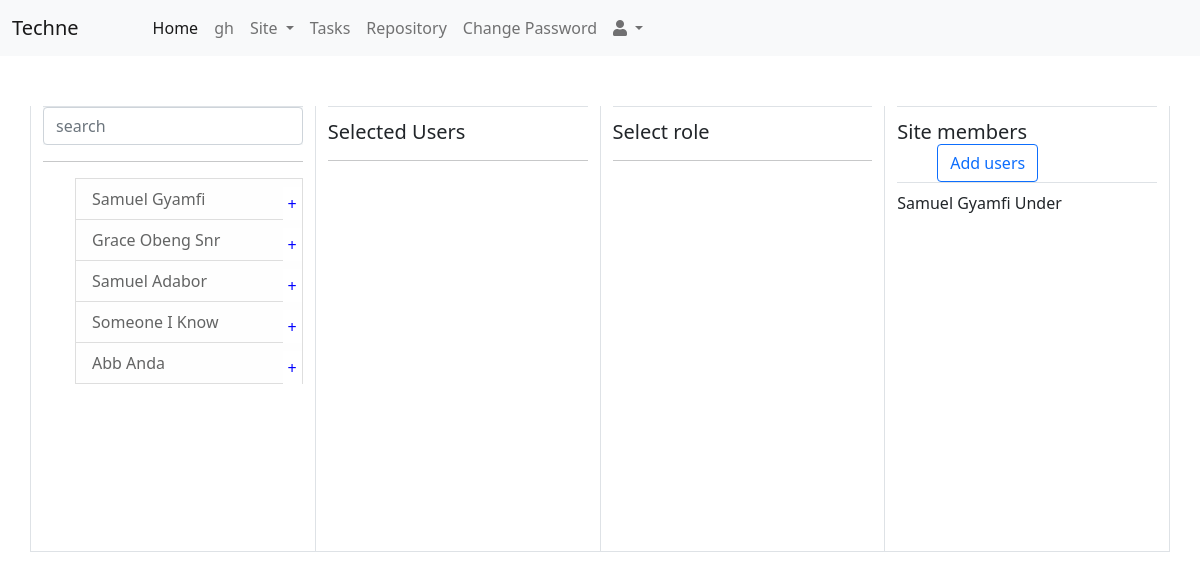
Page /add_site_members/81875640/ (signed in) on the committed database.
### mainapp/models.py (models this page shows, shortened)
class MyUser(AbstractBaseUser):
    id = models.AutoField(primary_key=True)
    username = models.CharField(
        verbose_name='username',
        max_length=255,
        unique=True,
    )
    email = models.EmailField(
        verbose_name='email address',
        max_length=255,
        unique=True,
    )
    firstname = models.CharField(
        verbose_name='firstname',
        max_length=255,
        null=True,
    )
    surname = models.CharField(
        verbose_name='lastname',
        max_length=255,
        null=True,
    )
    othername = models.CharField(
        verbose_name='othername',
        max_length=255,
        null=True,
        blank=True,
    )
    gender = models.CharField(
        verbose_name='gender',
        max_length=255,
        null=True, default='null',
    )
    department = models.ForeignKey(
        Department,
        verbose_name='department',
        null=True,
        on_delete=models.SET_NULL,
    )
    is_active = models.BooleanField(default=True)
    is_admin = models.BooleanField(default=False)
    date_joined = models.DateTimeField(auto_now_add=True)
    objects = MyUserManager()
    USERNAME_FIELD = 'username'
    REQUIRED_FIELDS = ['email']
    def get_full_name(self):
        return self.firstname + " " + self.surname
    class Meta:
        verbose_name_plural = 'Users'

class Siteuserroles(models.Model):
    id = models.AutoField(primary_key=True)
    site = models.ForeignKey('Site', on_delete=models.CASCADE)
    user = models.ForeignKey('MyUser', on_delete=models.CASCADE)
    role = models.CharField(max_length=13)

class Site(models.Model):
    id = models.AutoField(primary_key=True)
    site_id = models.CharField(max_length=100, unique=True)
    site_name = models.CharField(max_length=100)
    site_url = models.CharField(max_length=100, unique=True)
    description = models.TextField()
    site_visibilty = models.CharField(max_length=10,)
    created_at = models.DateTimeField(auto_now_add=True)
    created_by = models.ForeignKey(MyUser, on_delete=models.CASCADE)
    def __str__(self):
        return str(self.site_name)
    class Meta:
        ordering = ['-id']

### mainapp/views.py (the view)
# urls.py: path('add_site_members/<str:pk>/', views.add_site_members, name='add_site_members'),
def add_site_members(request, pk):
    site = Site.objects.get(site_url=pk)
    users = MyUser.objects.all()
    siteusers = Siteuserroles.objects.filter(site=site)
    context = {'users':users, 'site':site, 'siteusers':siteusers}
    return render(request, 'page/add_site_members.html', context)

### mainapp/templatetags/custom_tags.py (called while the page is built)
@register.simple_tag
def current_time(format_string):
    return datetime.datetime.now().strftime(format_string)

### mainapp/templates/page/add_site_members.html (shortened to what this page needs)
{% extends 'base.html' %}
{% block add_site_members %}
{% load my_filter %}
{% load custom_tags %}
<div class="container">
    <div>
    </div>
    <div class="row border-bottom">
        <div class="col border-end border-start">
            <form class="form-inline navbar-light bg-light border-top">
                <div class="input-group">
                    <input id="id_firstname" type="search" class="form-control" placeholder="search" aria-label="Search">
                </div>
            </form>
            <hr />
            <p>
                <ul type="none" class="filter-list" id="filter-list" class="list-group">
                    {% for user in users %}
                    {% if user.username != request.user.username %}
                    <li class="list-group-item list-group-item-light list-group-item-action user-list" onclick="addusertosite(this);" name="{{user.username}}">
                        <span class="">{{user.get_full_name}}</span>
                        <span style="cursor: pointer; color: blue;"><a title="Add This user">+</a> </span>
                    </li>
                    {% endif %}
                    {% endfor %}
                </ul>
            </p>
        </div>
        <div class="col border-end">
            <h5 class="border-top" style="padding-top: 13px;font-weight: lighter;">Selected Users</h5>
            <hr />
        </div>
        <div class="col border-end">
            <h5 class="border-top" style="padding-top: 13px;font-weight: lighter;">Select role</h5>
            <hr />
        </div>
        <div class="col border-end">
            <h5 class="border-top border-bottom" style="padding-top: 13px;font-weight: lighter;">Site members<button style="margin: 0px 0px 0px 40px;" class="btn btn-outline-primary add-user">Add users</button></h5>
            <div class="siteusers" style="overflow-y: scroll;height:360px;">
                {% for siteuser in siteusers %}
                <p class="form-group" name="{{siteuser.user.username}}">{{siteuser.user.get_full_name}} {{siteuser.site}}</p>
                {% endfor %}
            </div>
        </div>
    </div>
</div>
{% endblock %}

### mainapp/templates/page/add_site_members.html (style rules this page uses)
.user-list span:nth-child(2), .selectedUser li a { position: absolute; right: 0px; padding: 5px; background-color: white; }

### rows in the picture
MyUser: get_full_name "Samuel Gyamfi"
MyUser: get_full_name "Grace Obeng Snr"
MyUser: get_full_name "Samuel Adabor"
MyUser: get_full_name "Someone I Know"
MyUser: get_full_name "Abb Anda"
Siteuserroles: user.get_full_name "Samuel Gyamfi", site "Under"
